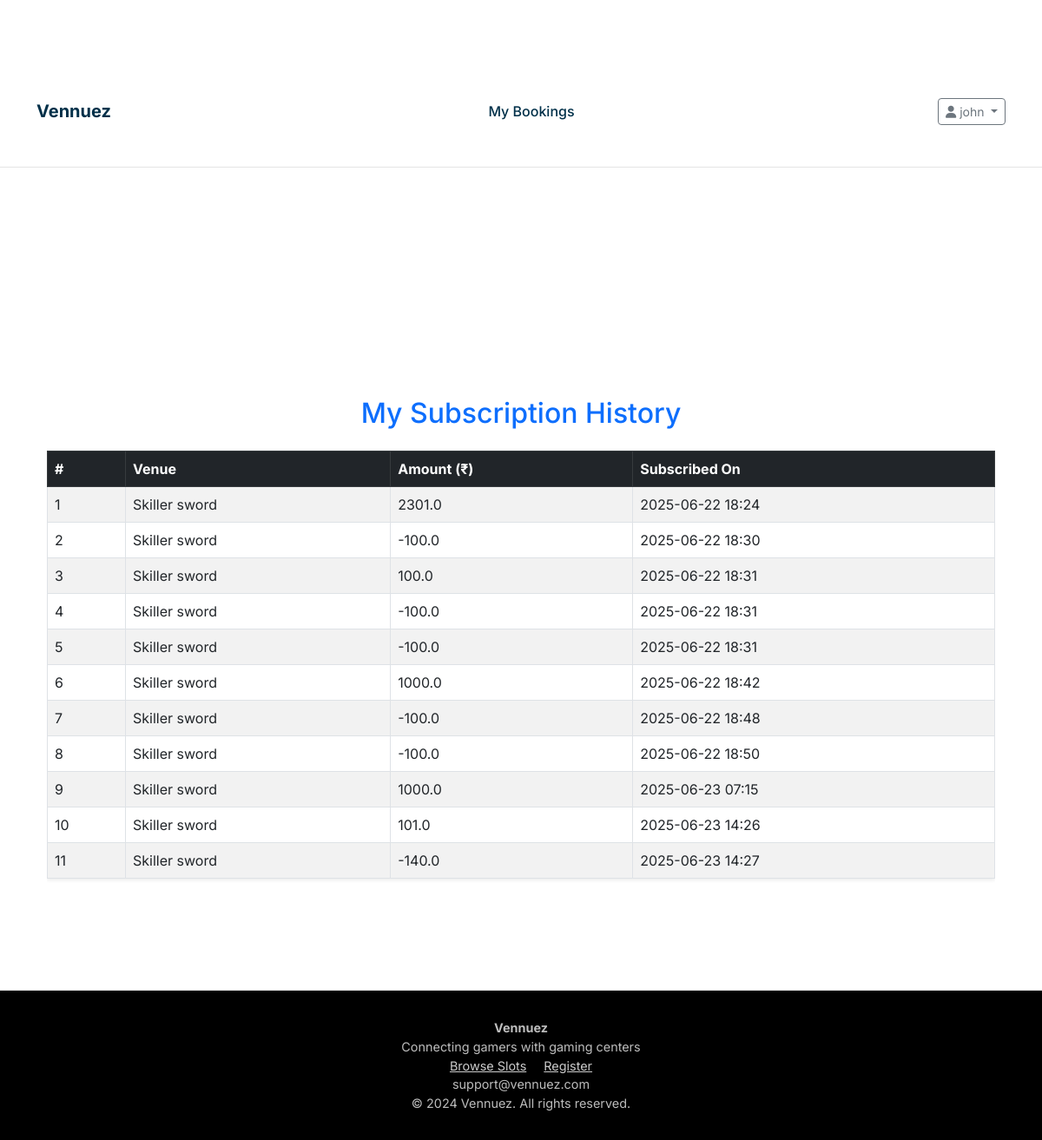
/my_subscription_history (signed in), run on an earlier commit of the app's database.
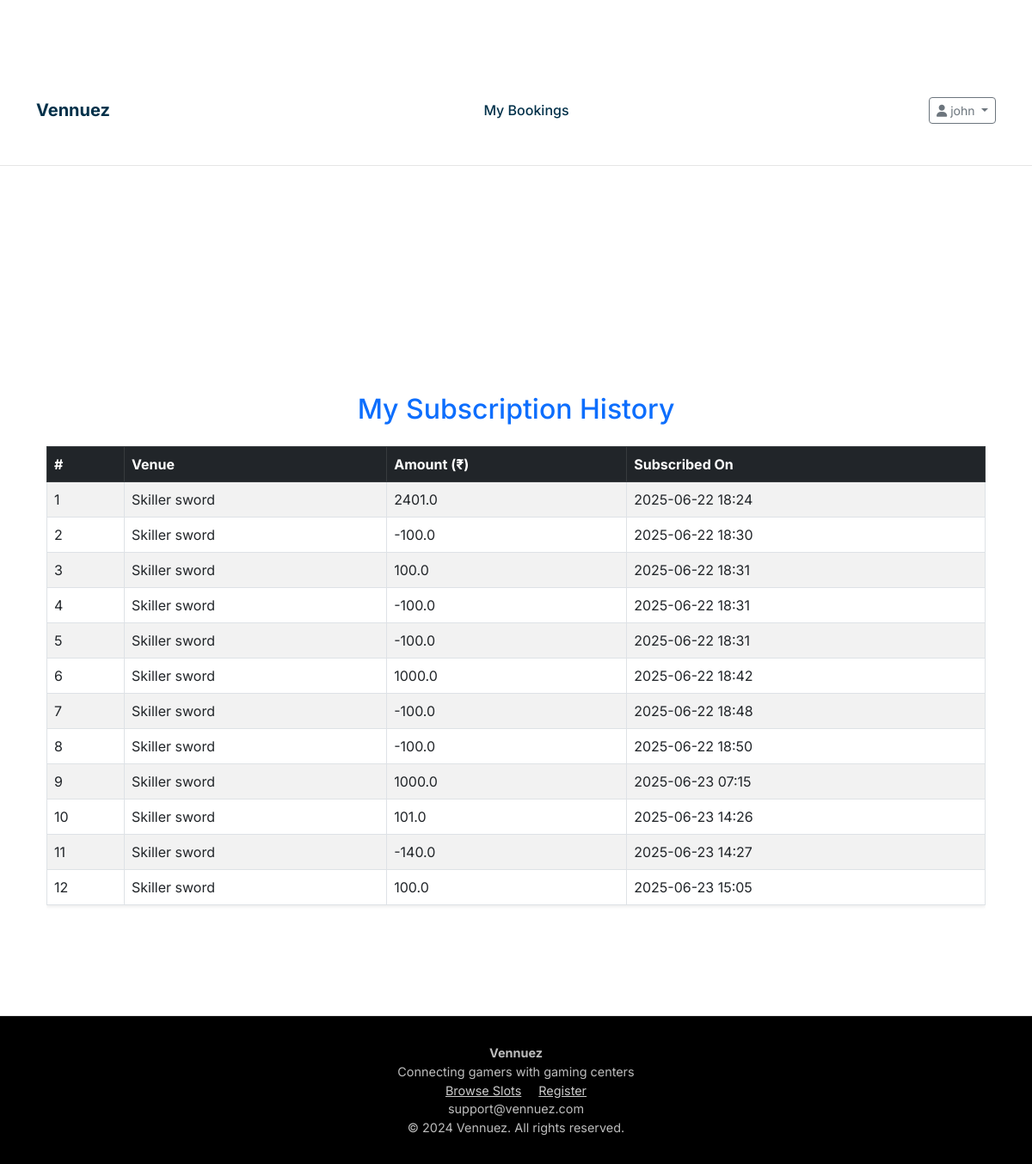
And on a later commit of the database.
### models.py (models this page shows, shortened)
class Owner(UserMixin, db.Model):
    __tablename__ = 'owners'
    id = db.Column(db.Integer, primary_key=True)
    username = db.Column(db.String(80), unique=True, nullable=False)
    email = db.Column(db.String(120), unique=True, nullable=False)
    password_hash = db.Column(db.String(256), nullable=False)
    phone = db.Column(db.String(20), nullable=False)
    gaming_center_name = db.Column(db.String(200), nullable=False)
    address = db.Column(db.String(255), nullable=True)
    active = db.Column(db.Boolean, default=True)
    created_at = db.Column(db.DateTime, default=datetime.utcnow)
    latitude = db.Column(db.Float, nullable=True)
    longitude = db.Column(db.Float, nullable=True)
    google_maps_link = db.Column(db.String(500), nullable=True)
    amenities = db.Column(db.Text, nullable=True)  # Stored as JSON string
    venue_image1 = db.Column(db.String(500), nullable=True)
    venue_image2 = db.Column(db.String(500), nullable=True)
    venue_image3 = db.Column(db.String(500), nullable=True)
    venue_image4 = db.Column(db.String(500), nullable=True)
    images_uploaded = db.Column(db.Boolean, default=False)
    consoles = db.relationship('Console', backref='owner', lazy=True, cascade='all, delete-orphan')
    subscriptions = db.relationship("Subscription", back_populates="owner", cascade="all, delete")

class Subscription(db.Model):
    __tablename__ = "subscription"
    id = db.Column(db.Integer, primary_key=True)
    amount = db.Column(db.Float, nullable=False)
    user_id = db.Column(db.Integer, db.ForeignKey('users.id'), nullable=False)
    owner_id = db.Column(db.Integer, db.ForeignKey('owners.id'), nullable=False)
    created_at = db.Column(db.DateTime, default=datetime.utcnow)
    user = db.relationship("User", back_populates="subscriptions")
    owner = db.relationship("Owner", back_populates="subscriptions")

### routes.py (the view)
@app.route('/my_subscription_history')
@login_required
def subscription_history():
    subs = Subscription.query.filter_by(user_id=current_user.id).all()
    history = []
    for sub in subs:
        venue = Owner.query.get(sub.owner_id)
        history.append({
            "venue_name": venue.gaming_center_name,
            "amount": sub.amount,
            "created_at": sub.created_at
        })
    return render_template("my_subscription_history.html", subscriptions=history)

### app.py (called while the page is built)
@login_manager.user_loader
def load_user(user_id):
    from models import Owner, User
    from flask import session
    user_type = session.get('user_type')
    if user_type == 'owner':
        return Owner.query.get(int(user_id))
    elif user_type == 'user':
        return User.query.get(int(user_id))
    return None

### templates/my_subscription_history.html (shortened to what this page needs)
{% extends "base.html" %}
{% block content %}
<div class="container mt-5">
    <h2 class="text-center mb-4 text-primary">My Subscription History</h2>
    {% if subscriptions %}
    <div class="table-responsive">
        <table class="table table-bordered table-striped shadow-sm">
            <thead class="table-dark">
                <tr>
                    <th>#</th>
                    <th>Venue</th>
                    <th>Amount (₹)</th>
                    <th>Subscribed On</th>
                </tr>
            </thead>
            <tbody>
                {% for sub in subscriptions %}
                <tr>
                    <td>{{ loop.index }}</td>
                    <td>{{ sub.venue_name }}</td>
                    <td>{{ sub.amount }}</td>
                    <td>{{ sub.created_at.strftime('%Y-%m-%d %H:%M') }}</td>
                </tr>
                {% endfor %}
            </tbody>
        </table>
    </div>
    {% else %}
    <p class="text-center text-muted">No subscription history found.</p>
    {% endif %}
</div>
{% endblock %}

What changed in the data, as far as the page shows it:
added Subscription: amount "100.0", created_at "2025-06-23 15:05"
Also different on the page:
new list line: "1"
new list line: "Skiller sword"
new list line: "2401.0 2025-06-22 18:24"
new list line: "12"
list line gone: "1"
list line gone: "Skiller sword"
list line gone: "2301.0 2025-06-22 18:24"
